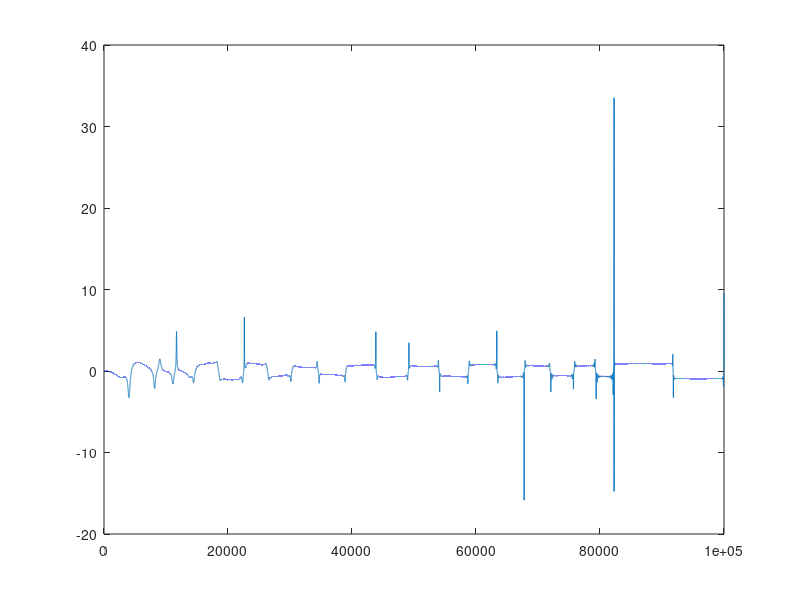

MATLAB code to generate this figure:
clear all
close all

t0 = 0
x0 = 1
y0 = 0

del = 10^-3
 
n = 10^5

x = zeros(n,2);
x(1,1) = x0;
x(1,2) = 0;
y = zeros(n,2);
y(1,1) = 0;
y(1,2) = 0;

for (j = 2:n)
    j
    x1 = x0 + del * ((-i -.5*cos(t0)) * y0 + .33 * t0 * y0*y0)
    y1 = y0 + del * ((-i +.5*cos(t0)) * x0 - .33 * t0 * x0*y0)
    if (isnan(x1) == 1)
        break;
    end
    x(j,1) = real(x1);
    x(j,2) = imag(x1);
    y(j,1) = real(y1);
    y(j,2) = imag(y1);
    t0 = t0+del
    x0 = x1
    y0 = y1
end

plot(x(:,2))

    
    
    
